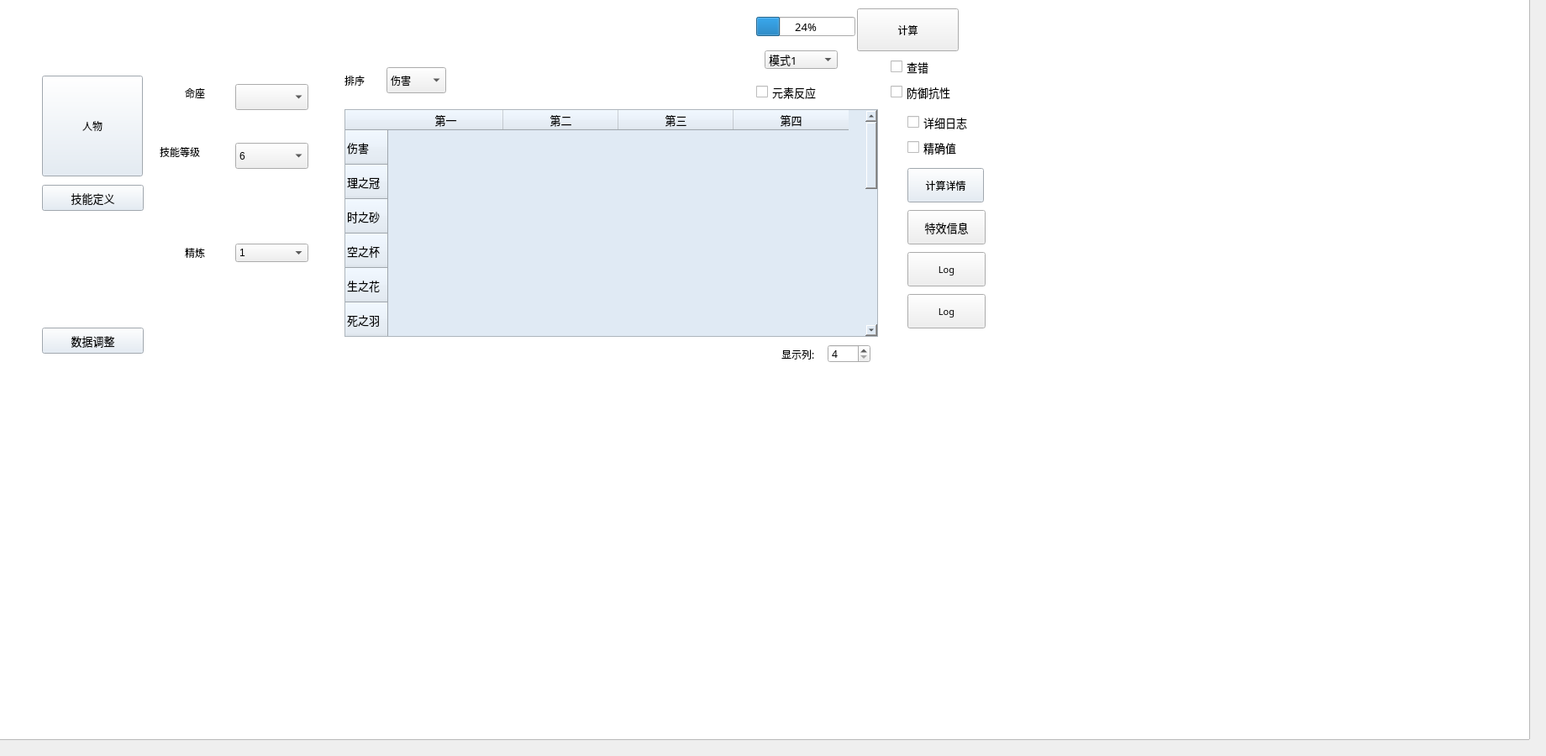
    <widget class="QWidget" name="tab">
     <attribute name="title">
      <string>伤害计算</string>
     </attribute>
     <widget class="QTableWidget" name="tbl_2">
      <property name="geometry">
       <rect>
        <x>410</x>
        <y>130</y>
        <width>635</width>
        <height>271</height>
       </rect>
      </property>
      <property name="sizePolicy">
       <sizepolicy hsizetype="Fixed" vsizetype="Fixed">
        <horstretch>0</horstretch>
        <verstretch>0</verstretch>
       </sizepolicy>
      </property>
      <property name="focusPolicy">
       <enum>Qt::NoFocus</enum>
      </property>
      <property name="contextMenuPolicy">
       <enum>Qt::DefaultContextMenu</enum>
      </property>
      <property name="styleSheet">
       <string notr="true">font: 10pt ;
background-color: rgb(224, 234, 244)</string>
      </property>
      <property name="showGrid">
       <bool>false</bool>
      </property>
      <property name="gridStyle">
       <enum>Qt::NoPen</enum>
      </property>
      <attribute name="horizontalHeaderDefaultSectionSize">
       <number>137</number>
      </attribute>
      <attribute name="horizontalHeaderMinimumSectionSize">
       <number>18</number>
      </attribute>
      <attribute name="verticalHeaderDefaultSectionSize">
       <number>41</number>
      </attribute>
      <attribute name="verticalHeaderMinimumSectionSize">
       <number>23</number>
      </attribute>
      <row>
       <property name="text">
        <string>伤害</string>
       </property>
      </row>
      <row>
       <property name="text">
        <string>理之冠</string>
       </property>
      </row>
      <row>
       <property name="text">
        <string>时之砂</string>
       </property>
      </row>
      <row>
       <property name="text">
        <string>空之杯</string>
       </property>
      </row>
      <row>
       <property name="text">
        <string>生之花</string>
       </property>
      </row>
      <row>
       <property name="text">
        <string>死之羽</string>
       </property>
      </row>
      <row>
       <property name="text">
        <string>副词条</string>
       </property>
      </row>
      <row>
       <property name="text">
        <string>护盾量</string>
       </property>
      </row>
      <row>
       <property name="text">
        <string>治疗量</string>
       </property>
      </row>
      <row>
       <property name="text">
        <string>生命量</string>
       </property>
      </row>
      <row>
       <property name="text">
        <string>伤害值</string>
       </property>
      </row>
      <row>
       <property name="text">
        <string>普攻(%)</string>
       </property>
      </row>
      <row>
       <property name="text">
        <string>战技(%)</string>
       </property>
      </row>
      <row>
       <property name="text">
        <string>爆发(%)</string>
       </property>
      </row>
      <row>
       <property name="text">
        <string>倍率(%)</string>
       </property>
      </row>
      <column>
       <property name="text">
        <string>第一</string>
       </property>
      </column>
      <column>
       <property name="text">
        <string>第二</string>
       </property>
      </column>
      <column>
       <property name="text">
        <string>第三</string>
       </property>
      </column>
      <column>
       <property name="text">
        <string>第四</string>
       </property>
      </column>
     </widget>
     <widget class="QPushButton" name="btn_run">
      <property name="geometry">
       <rect>
        <x>1020</x>
        <y>10</y>
        <width>121</width>
        <height>51</height>
       </rect>
      </property>
      <property name="text">
       <string>计算</string>
      </property>
     </widget>
     <widget class="QComboBox" name="cb_refine">
      <property name="geometry">
       <rect>
        <x>280</x>
        <y>290</y>
        <width>87</width>
        <height>22</height>
       </rect>
      </property>
      <item>
       <property name="text">
        <string>1</string>
       </property>
      </item>
      <item>
       <property name="text">
        <string>2</string>
       </property>
      </item>
      <item>
       <property name="text">
        <string>3</string>
       </property>
      </item>
      <item>
       <property name="text">
        <string>4</string>
       </property>
      </item>
      <item>
       <property name="text">
        <string>5</string>
       </property>
      </item>
     </widget>
     <widget class="QComboBox" name="cb_cnum">
      <property name="geometry">
       <rect>
        <x>280</x>
        <y>100</y>
        <width>87</width>
        <height>31</height>
       </rect>
      </property>
     </widget>
     <widget class="QComboBox" name="cb_skill">
      <property name="geometry">
       <rect>
        <x>280</x>
        <y>170</y>
        <width>87</width>
        <height>31</height>
       </rect>
      </property>
      <item>
       <property name="text">
        <string>6</string>
       </property>
      </item>
      <item>
       <property name="text">
        <string>7</string>
       </property>
      </item>
      <item>
       <property name="text">
        <string>8</string>
       </property>
      </item>
      <item>
       <property name="text">
        <string>9</string>
       </property>
      </item>
      <item>
       <property name="text">
        <string>10</string>
       </property>
      </item>
     </widget>
     <widget class="QLabel" name="label_3">
      <property name="geometry">
       <rect>
        <x>190</x>
        <y>170</y>
        <width>72</width>
        <height>21</height>
       </rect>
      </property>
      <property name="text">
       <string>技能等级</string>
      </property>
     </widget>
     <widget class="QLabel" name="label_2">
      <property name="geometry">
       <rect>
        <x>220</x>
        <y>100</y>
        <width>72</width>
        <height>21</height>
       </rect>
      </property>
      <property name="text">
       <string>命座</string>
      </property>
     </widget>
     <widget class="QLabel" name="label_14">
      <property name="geometry">
       <rect>
        <x>220</x>
        <y>290</y>
        <width>72</width>
        <height>21</height>
       </rect>
      </property>
      <property name="text">
       <string>精炼</string>
      </property>
     </widget>
     <widget class="QPushButton" name="btn_load_wp">
      <property name="geometry">
       <rect>
        <x>1080</x>
        <y>200</y>
        <width>91</width>
        <height>41</height>
       </rect>
      </property>
      <property name="styleSheet">
       <string notr="true">font: 10pt &quot;汉仪文黑-85W&quot;;
background-color: rgb(224, 234, 244)</string>
      </property>
      <property name="text">
       <string>计算详情</string>
      </property>
     </widget>
     <widget class="QCheckBox" name="rb_display">
      <property name="geometry">
       <rect>
        <x>1080</x>
        <y>160</y>
        <width>141</width>
        <height>31</height>
       </rect>
      </property>
      <property name="font">
       <font>
        <family>汉仪文黑-85W</family>
        <pointsize>10</pointsize>
        <weight>50</weight>
        <italic>false</italic>
        <bold>false</bold>
       </font>
      </property>
      <property name="text">
       <string>精确值</string>
      </property>
     </widget>
     <widget class="QLabel" name="label_17">
      <property name="geometry">
       <rect>
        <x>890</x>
        <y>290</y>
        <width>271</width>
        <height>51</height>
       </rect>
      </property>
      <property name="text">
       <string/>
      </property>
     </widget>
     <widget class="QPushButton" name="pb_buff">
      <property name="geometry">
       <rect>
        <x>1080</x>
        <y>250</y>
        <width>93</width>
        <height>41</height>
       </rect>
      </property>
      <property name="font">
       <font>
        <family>汉仪文黑-85W</family>
        <pointsize>10</pointsize>
        <weight>50</weight>
        <italic>false</italic>
        <bold>false</bold>
       </font>
      </property>
      <property name="text">
       <string>特效信息</string>
      </property>
     </widget>
     <widget class="QGraphicsView" name="graphicsView">
      <property name="geometry">
       <rect>
        <x>-10</x>
        <y>-10</y>
        <width>1831</width>
        <height>891</height>
       </rect>
      </property>
      <property name="styleSheet">
       <string notr="true">background: url(./data/bg.png);	</string>
      </property>
     </widget>
     <widget class="QPushButton" name="pb_change">
      <property name="geometry">
       <rect>
        <x>50</x>
        <y>220</y>
        <width>121</width>
        <height>31</height>
       </rect>
      </property>
      <property name="styleSheet">
       <string notr="true">background-color: rgb(224, 234, 244);
font:  10pt ;</string>
      </property>
      <property name="text">
       <string>技能定义</string>
      </property>
     </widget>
     <widget class="QComboBox" name="cb_sort">
      <property name="geometry">
       <rect>
        <x>460</x>
        <y>80</y>
        <width>71</width>
        <height>31</height>
       </rect>
      </property>
      <item>
       <property name="text">
        <string>伤害</string>
       </property>
      </item>
      <item>
       <property name="text">
        <string>护盾</string>
       </property>
      </item>
      <item>
       <property name="text">
        <string>生命</string>
       </property>
      </item>
      <item>
       <property name="text">
        <string>治疗</string>
       </property>
      </item>
     </widget>
     <widget class="QLabel" name="label_19">
      <property name="geometry">
       <rect>
        <x>410</x>
        <y>80</y>
        <width>71</width>
        <height>31</height>
       </rect>
      </property>
      <property name="text">
       <string>排序</string>
      </property>
     </widget>
     <widget class="QProgressBar" name="pbar">
      <property name="geometry">
       <rect>
        <x>900</x>
        <y>20</y>
        <width>118</width>
        <height>23</height>
       </rect>
      </property>
      <property name="sizePolicy">
       <sizepolicy hsizetype="Fixed" vsizetype="Fixed">
        <horstretch>0</horstretch>
        <verstretch>0</verstretch>
       </sizepolicy>
      </property>
      <property name="font">
       <font>
        <family>汉仪文黑-85W</family>
        <pointsize>10</pointsize>
        <weight>50</weight>
        <italic>false</italic>
        <bold>false</bold>
       </font>
      </property>
      <property name="value">
       <number>24</number>
      </property>
     </widget>
     <widget class="QPushButton" name="pb_cara">
      <property name="geometry">
       <rect>
        <x>50</x>
        <y>90</y>
        <width>120</width>
        <height>120</height>
       </rect>
      </property>
      <property name="styleSheet">
       <string notr="true">font: 10pt &quot;汉仪文黑-85W&quot;;
background-color: rgb(224, 234, 244)</string>
      </property>
      <property name="text">
       <string>人物</string>
      </property>
     </widget>
     <widget class="QCheckBox" name="cb_switch_def">
      <property name="geometry">
       <rect>
        <x>1060</x>
        <y>100</y>
        <width>111</width>
        <height>19</height>
       </rect>
      </property>
      <property name="font">
       <font>
        <family>汉仪文黑-85W</family>
        <pointsize>10</pointsize>
        <weight>50</weight>
        <italic>false</italic>
        <bold>false</bold>
       </font>
      </property>
      <property name="text">
       <string>防御抗性</string>
      </property>
     </widget>
     <widget class="QCheckBox" name="rb_pop">
      <property name="geometry">
       <rect>
        <x>900</x>
        <y>100</y>
        <width>141</width>
        <height>19</height>
       </rect>
      </property>
      <property name="font">
       <font>
        <family>汉仪文黑-85W</family>
        <pointsize>10</pointsize>
        <weight>50</weight>
        <italic>false</italic>
        <bold>false</bold>
       </font>
      </property>
      <property name="text">
       <string>元素反应</string>
      </property>
     </widget>
     <widget class="QComboBox" name="cb_mode2">
      <property name="geometry">
       <rect>
        <x>910</x>
        <y>60</y>
        <width>87</width>
        <height>22</height>
       </rect>
      </property>
      <property name="font">
       <font>
        <family>汉仪文黑-85W</family>
        <pointsize>10</pointsize>
        <weight>50</weight>
        <italic>false</italic>
        <bold>false</bold>
       </font>
      </property>
      <item>
       <property name="text">
        <string>模式1</string>
       </property>
      </item>
      <item>
       <property name="text">
        <string>模式2</string>
       </property>
      </item>
      <item>
       <property name="text">
        <string>模式3</string>
       </property>
      </item>
      <item>
       <property name="text">
        <string>模式4</string>
       </property>
      </item>
     </widget>
     <widget class="QPushButton" name="pb_ratio">
      <property name="geometry">
       <rect>
        <x>50</x>
        <y>390</y>
        <width>121</width>
        <height>31</height>
       </rect>
      </property>
      <property name="styleSheet">
       <string notr="true">font: 10pt ;
background-color: rgb(224, 234, 244)</string>
      </property>
      <property name="text">
       <string>数据调整</string>
      </property>
     </widget>
     <widget class="QSpinBox" name="spb_num_display">
      <property name="geometry">
       <rect>
        <x>985</x>
        <y>410</y>
        <width>51</width>
        <height>22</height>
       </rect>
      </property>
      <property name="font">
       <font>
        <family>汉仪文黑-85W</family>
        <pointsize>9</pointsize>
        <weight>50</weight>
        <italic>false</italic>
        <bold>false</bold>
       </font>
      </property>
      <property name="minimum">
       <number>4</number>
      </property>
      <property name="maximum">
       <number>20</number>
      </property>
     </widget>
     <widget class="QLabel" name="label_28">
      <property name="geometry">
       <rect>
        <x>930</x>
        <y>406</y>
        <width>71</width>
        <height>31</height>
       </rect>
      </property>
      <property name="font">
       <font>
        <family>汉仪文黑-85W</family>
        <pointsize>9</pointsize>
        <weight>50</weight>
        <italic>false</italic>
        <bold>false</bold>
       </font>
      </property>
      <property name="text">
       <string>显示列:</string>
      </property>
     </widget>
     <widget class="QCheckBox" name="cb_check">
      <property name="geometry">
       <rect>
        <x>1060</x>
        <y>70</y>
        <width>91</width>
        <height>19</height>
       </rect>
      </property>
      <property name="font">
       <font>
        <family>汉仪文黑-85W</family>
        <pointsize>10</pointsize>
        <weight>50</weight>
        <italic>false</italic>
        <bold>false</bold>
       </font>
      </property>
      <property name="text">
       <string>查错</string>
      </property>
     </widget>
     <widget class="QPushButton" name="pb_log">
      <property name="geometry">
       <rect>
        <x>1080</x>
        <y>300</y>
        <width>93</width>
        <height>41</height>
       </rect>
      </property>
      <property name="font">
       <font>
        <family>汉仪文黑-85W</family>
        <pointsize>8</pointsize>
        <weight>50</weight>
        <italic>false</italic>
        <bold>false</bold>
       </font>
      </property>
      <property name="text">
       <string>Log</string>
      </property>
     </widget>
     <widget class="QPushButton" name="pb_mlog">
      <property name="geometry">
       <rect>
        <x>1080</x>
        <y>350</y>
        <width>93</width>
        <height>41</height>
       </rect>
      </property>
      <property name="font">
       <font>
        <family>汉仪文黑-85W</family>
        <pointsize>8</pointsize>
        <weight>50</weight>
        <italic>false</italic>
        <bold>false</bold>
       </font>
      </property>
      <property name="text">
       <string>Log</string>
      </property>
     </widget>
     <widget class="QCheckBox" name="cb_log_detail">
      <property name="geometry">
       <rect>
        <x>1080</x>
        <y>130</y>
        <width>141</width>
        <height>31</height>
       </rect>
      </property>
      <property name="font">
       <font>
        <family>汉仪文黑-85W</family>
        <pointsize>10</pointsize>
        <weight>50</weight>
        <italic>false</italic>
        <bold>false</bold>
       </font>
      </property>
      <property name="text">
       <string>详细日志</string>
      </property>
     </widget>
     <zorder>graphicsView</zorder>
     <zorder>tbl_2</zorder>
     <zorder>btn_run</zorder>
     <zorder>cb_refine</zorder>
     <zorder>cb_cnum</zorder>
     <zorder>cb_skill</zorder>
     <zorder>label_3</zorder>
     <zorder>label_2</zorder>
     <zorder>label_14</zorder>
     <zorder>btn_load_wp</zorder>
     <zorder>rb_display</zorder>
     <zorder>label_17</zorder>
     <zorder>pb_buff</zorder>
     <zorder>pb_change</zorder>
     <zorder>cb_sort</zorder>
     <zorder>label_19</zorder>
     <zorder>pbar</zorder>
     <zorder>pb_cara</zorder>
     <zorder>cb_switch_def</zorder>
     <zorder>rb_pop</zorder>
     <zorder>cb_mode2</zorder>
     <zorder>pb_ratio</zorder>
     <zorder>spb_num_display</zorder>
     <zorder>label_28</zorder>
     <zorder>cb_check</zorder>
     <zorder>pb_log</zorder>
     <zorder>pb_mlog</zorder>
     <zorder>cb_log_detail</zorder>
    </widget>
